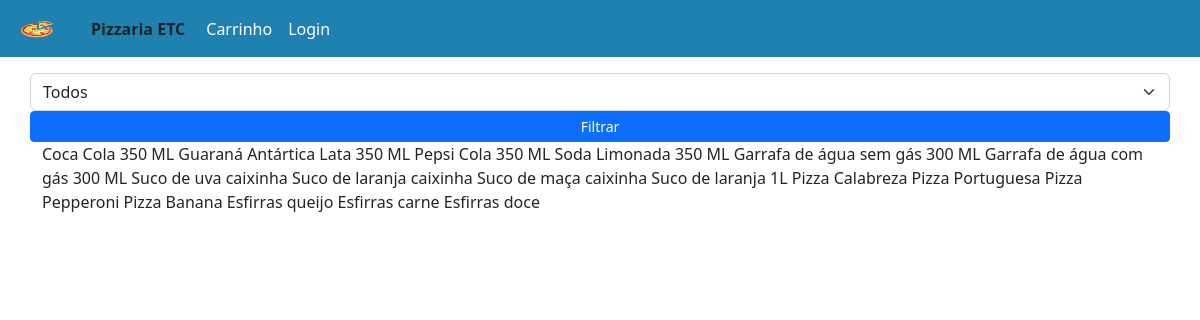
The page / on the database its author committed.
### tables this page shows
CREATE TABLE `produtos` (
  `ID` int(11) NOT NULL,
  `NOME` varchar(50) NOT NULL,
  `VALOR` decimal(6,2) DEFAULT 0.00,
  `QUANTIDADE` int(11) DEFAULT 0,
  `CATEGORIA` enum('REFRIGERANTE','AGUA','CERVEJA','SUCO','PIZZA','ESFIRRA') DEFAULT NULL,
  `IMAGEM` varchar(255) NOT NULL DEFAULT 'pizza-logo.png'
);

### App/Model/DAO/ProdutoDAO.php (called while the page is built, shortened)
<?php
require_once __DIR__.'/../DTO/produtoDTO.php';
class ProdutoDAO {
    public function listarTodos(){
        $produtos = array();
        try{
            $con = Conexao::getInstance();
            $sql = "SELECT * from produtos ORDER BY categoria";
            $stmt = $con->prepare($sql);
            $stmt->execute();
            $produtosFetch = $stmt->fetchAll(PDO::FETCH_ASSOC);
            if($produtosFetch) {
              foreach ($produtosFetch as $produto) {
                $item = new ProdutoDTO();
                $item->setId($produto['ID']);
                $item->setNome($produto['NOME']);
                $item->setQuantidade($produto['QUANTIDADE']);
                $item->setValorUnitario($produto['VALOR']);
                $item->setCategoria($produto['CATEGORIA']);
                $item->setImagem($produto['IMAGEM']);
                $produtos[] = $item;
              }
            }
        }catch(PDOException $e){
            echo $e->getMessage();
        }
        return $produtos;
    }
}

### App/Model/DTO/ProdutoDTO.php (called while the page is built, shortened)
<?php
class ProdutoDTO
{
  private $nome;
  public function getNome()
  {
    return $this->nome;
  }
  public function setNome($nome)
  {
    $this->nome = $nome;
  }
}

### index.php (the view, shortened to what this page needs)
<?php
require_once "view/layouts/header.php";
include "view/layouts/navbarCarrinho.php";
require_once "App/Model/DTO/ProdutoDTO.php";
require_once "App/Model/DAO/ProdutoDAO.php";
$produtosDAO = new ProdutoDAO();
$produtos = $produtosDAO->listarTodos();
?>
<main class="container">
  <section id="filtro">
    <form action="" method="get">
      <div class="row d-flex">
        <select name="categoria" id="categoria" class="form-select">
          <option selected>Todos</option>
        </select>
        <input type="submit" class="btn btn-sm btn-primary" value="Filtrar">
      </div>
    </form>
  </section>
  <section>
    <?php foreach ($produtos as $produto) { ?>
      <?=$produto->getNome();?>
    <?php } ?>
  </section>
</main>
<?php require_once "view/layouts/footer.php"; ?>

### View/layouts/header.php (shortened to what this page needs)
<!doctype html>
<html lang="pt-br">
<head>
  <link href="https://cdn.jsdelivr.net/npm/bootstrap@5.2.2/dist/css/bootstrap.min.css" rel="stylesheet">
</head>
<body>
  <main>

### View/layouts/navbarCarrinho.php
<nav class="navbar navbar-expand-lg mb-3" style="background-color: #1e81b0;">
  <div class="container-fluid">
    <a class="navbar-brand" href="#">
      <img src="/Assets/imagens/pizza-logo.png" alt="Logo" width="50" height="30" class="d-inline-block align-text-top">
      <a href="../view" class="btn"><strong>Pizzaria ETC</strong></a>
    </a>
    <div class="collapse navbar-collapse" id="navbarScroll">
      <ul class="navbar-nav me-auto my-2 my-lg-0 navbar-nav-scroll " style="--bs-scroll-height: 100px;">
        <li class="nav-item">
          <a class="nav-link text-white" href="#">Carrinho</a>
        </li>
        <li class="nav-item">
          <a class="nav-link text-white" href="view/login.php">Login</a>
        </li>
      </ul>
    </div>
  </div>
</nav>

### View/layouts/footer.php (shortened to what this page needs)
</main>
</body>
</html>

### rows shown on the page
produtos: NOME "Coca Cola 350 ML"
produtos: NOME "Guaraná Antártica Lata 350 ML"
produtos: NOME "Pepsi Cola 350 ML"
produtos: NOME "Soda Limonada 350 ML"
produtos: NOME "Garrafa de água sem gás 300 ML"
produtos: NOME "Garrafa de água com gás 300 ML"
produtos: NOME "Suco de uva caixinha"
produtos: NOME "Suco de laranja caixinha"
produtos: NOME "Suco de maça caixinha"
produtos: NOME "Suco de laranja 1L"
produtos: NOME "Pizza Calabreza"
produtos: NOME "Pizza Portuguesa"
produtos: NOME "Pizza Pepperoni"
produtos: NOME "Pizza Banana"
produtos: NOME "Esfirras queijo"
produtos: NOME "Esfirras carne"
produtos: NOME "Esfirras doce"
